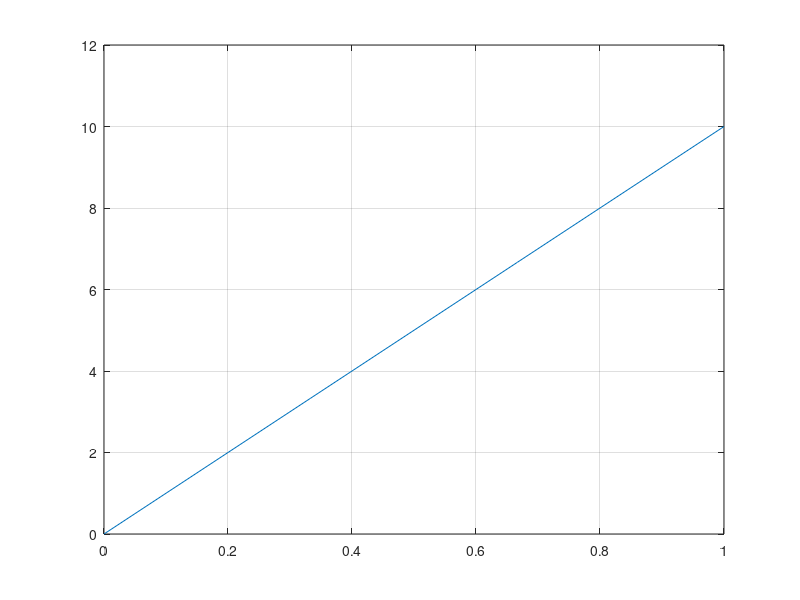

The MATLAB source for this figure:
% 1D Poisson equation finite element method
% Standard Galerkin method
% Starson


close all
clear all
format short e

x0 = 0; x1 = 1;   % start and end point
L = x1 - x0;      % total length
N = 3;            % number of interval
dx = L/N;         % interval size
ap = 10.;         % applied force on the RHS ending

% test case 1 condition
% u0 = 0; du1/dt = f; f=1;
% Decleration
u = zeros(1,N+1); A = zeros(N+1,N+1); F = zeros(1,N+1);
isBdary = false(N+1,1); x = linspace(0,1,N+1);
% Element stiffness matrix and load vector
Ak = 1/dx*[1,-1;-1,1];
% Assemble global matrix
for i=1:N
    for m=1:2
        for n=1:2
   A(m+i-1,n+i-1) = A(m+i-1,n+i-1) + Ak(m,n);
        end
        a = x(i); b = x(i+1);
    end
end
F(N+1) = ap;

% Apply Boundary condition
isBdary(1) = true;
free = find(~isBdary);

% Calculate results
u(free) = A(free,free)\F(free)';
%u_exact = -sin(2*pi*x);

% Error analysis
%error = sqrt(sum((u_exact-u).^2))/N;
%disp(error);

figure
plot(x,u);
hold on
%plot(x,u_exact,'r-');
hold off
grid on